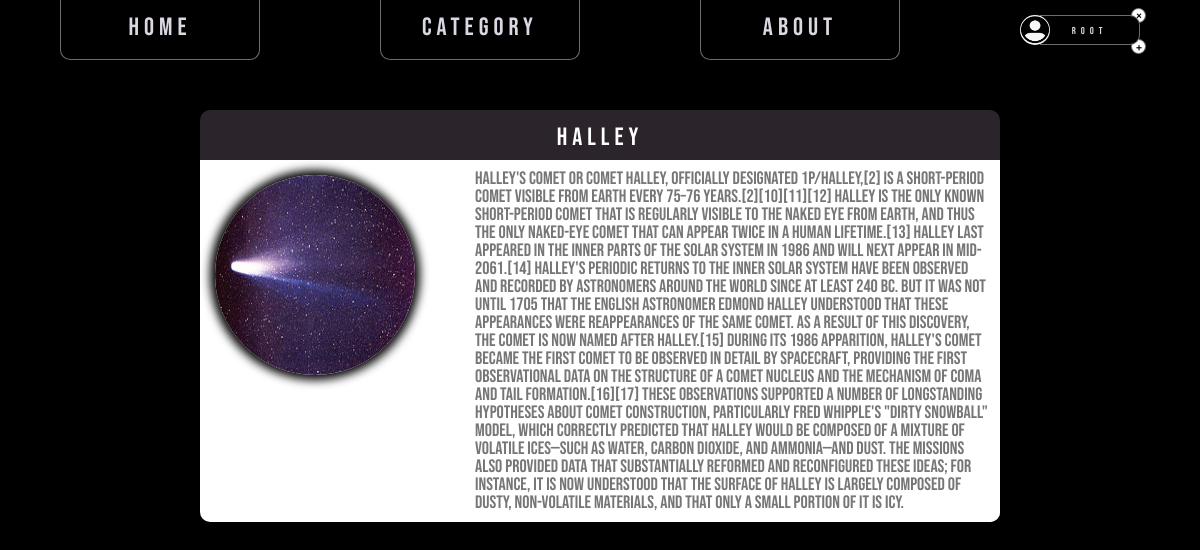
The page /category/info/halley/ (signed in) on the database its author committed.
### planets/models.py (models this page shows, shortened)
class Planets(models.Model):
    title = models.CharField(max_length=255)
    slug = models.SlugField(max_length=255, unique=True, db_index=True)
    content = models.TextField(blank=True)
    photo = models.ImageField(upload_to='photos/%Y/%m/%d/')
    is_published = models.BooleanField(default=True)
    cat = models.ForeignKey('Category', on_delete=models.PROTECT)

### planets/views.py (the view)
# urls.py: path('category/info/<slug:cos_slug>/', Show_post.as_view(), name='info'),
class Show_post(ListView):
    model = Planets
    template_name = 'planets/show_post.html'
    context_object_name = 'post'
    slug_url_kwarg = 'cos_slug'
    def get_queryset(self):
        return Planets.objects.filter(slug=self.kwargs['cos_slug'], is_published=True)
    def get_context_data(self, **kwargs):
        context = super().get_context_data(**kwargs)
        context['title'] = self.kwargs['cos_slug']
        context['menu'] = menu
        return context

### planets/templates/planets/show_post.html
{% extends 'planets/base.html' %}
{% block content %}
    {% for p in post %}
    <div class="content-post">
        <div class="content-post__planets">
            <div class="content-post__planets__name">{{ p.title }}</div>
            <div class="content-post__planets__info">
                <img class="content-post__planets__info content-post__planets__info_foto" src="{{ p.photo.url }}" alt="Sorry" width="200px" height="200px" />
                <div class="content-post__planets__info content-post__planets__info_cat-id">{{ p.content }}</div>
            </div>
        </div>
    </div>
    {% endfor %}
{% endblock %}

### planets/templates/planets/base.html (shortened to what this page needs)
{% load static %}
<!DOCTYPE html>
<html lang="ru">
<head>
    <link type="text/css" href="{% static 'planets/css/style.css' %}" rel="stylesheet" />
</head>
<body>
    <div class="menu">
        <ul class="menu__link">
            {% for m in menu%}
            <li>
                <a href="{% url m.url_name %}" class="menu__link menu__link_home">{{ m.title }}</a>
            </li>
            {% endfor %}
            {% if request.user.is_authenticated %}
            <li><a href="{% url 'logout' %}" class="menu__link__exit"><span class="menu__link__exit menu__link__exit_cross">×</span></a>
            <a href="{% url 'user' %}" class="menu__link__foto"><img class="menu__link__foto menu__link__foto_png" src="{% static 'planets/images/user.png' %}" alt="Sorry"/><span class="menu__link__foto menu__link__foto_text">{{ user.username }}</span></a>
            <a href="{% url 'add_page' %}" class="menu__link__add"><span class="menu__link__add menu__link__add_plus">+</span></a>
            {% endif %}
        </ul>
    </div>
    {% block content %}
    {% endblock %}
</body>
</html>

### planets/static/planets/css/style.css (style rules this page uses)
* { padding: 0; margin: 0; border: 0; }
*, *:before, *:after { -moz-box-sizing: border-box; -webkit-box-sizing: border-box; box-sizing: border-box; }
html, body { height: 100%; width: 100%; font-size: 100%; line-height: 1; font-size: 14px; -ms-text-size-adjust: 100%; -moz-text-size-adjust: 100%; -webkit-text-size-adjust: 100%; }
a, a:visited { text-decoration: none; }
ul li { list-style: none; }
img { vertical-align: top; }
body { background-color: black; }
.menu { -webkit-box-shadow: 0 0 10px 5px black; box-shadow: 0 0 10px 5px black; }
.menu__link { background-color: black; height: 60px; display: -webkit-box; display: -ms-flexbox; display: flex; -ms-flex-pack: distribute; justify-content: space-around; font-size: 25px; color: #ddd8e3fe; font-family: 'Bebas Neue'; letter-spacing: 5px; text-align: center; }
.menu__link_home { padding: 15px 0 0 0; width: 200px; border: 1px solid #6d6d6e; border-top: none; border-radius: 0 0 10px 10px; }
.menu__link__foto { display: -webkit-box; display: -ms-flexbox; display: flex; color: #ddd8e3fe; height: 30px; border-radius: 10px; }
.menu__link__foto_png { border-radius: 50%; border: none; width: 30px; height: 30px; position: relative; z-index: 2; }
.menu__link__foto_text { position: relative; z-index: 1; background-color: black; display: block; font-size: 10px; margin: 0 0 0 -10px; border: 1px solid #6d6d6e; border-left: none; padding: 10px 0 0 0; border-radius: 0 10px 10px 0; width: 100px; height: 30px; }
.menu__link__exit { display: block; width: 15px; height: 15px; margin-left: auto; position: relative; z-index: 0; left: 3px; top: 4px; }
.menu__link__exit_cross { color: black; font-size: 15px; border: 1px solid #6d6d6e; border-radius: 50%; padding: 0 0 0 4px; background-color: white; }
.menu__link__add { display: block; width: 15px; height: 15px; margin-left: auto; position: relative; z-index: 0; }
.menu__link__add_plus { color: black; font-size: 15px; border: 1px solid #6d6d6e; border-radius: 50%; padding: 1px 0 0 4px; background-color: white; left: 6px; bottom: 6px; }
.content-post { margin: 50px 200px 0 200px; }
.content-post__planets__name { color: white; background-color: #2b252b; height: 50px; text-align: center; padding: 15px 0 0 0; border-radius: 10px 10px 0 0; letter-spacing: 5px; font-family: 'Bebas Neue'; font-size: 25px; }
.content-post__planets__info { display: -webkit-box; display: -ms-flexbox; display: flex; border-radius: 0 0 10px 10px; background-color: white; }
.content-post__planets__info_cat-id { color: #777578; font-family: 'Bebas Neue'; padding: 10px; font-size: 18px; }
.content-post__planets__info_foto { margin: 15px 50px 0 15px; border-radius: 50%; -webkit-box-shadow: 0 0 10px 5px black; box-shadow: 0 0 10px 5px black; }

### rows shown on the page
Planets: title "Halley", photo (picture), content "Halley's Comet or Comet Halley, officially designated 1P/Halley,[2] is a short-period comet visible from Earth every 75–76 years.[2][10][11][12] Halley is the only known short-period comet that is regularly visible to the naked eye from Earth, and thus the only naked-eye comet that can appear twice in a human lifetime.[13] Halley last appeared in the inner parts of the Solar System in 1986 and will next appear in mid-2061.[14] Halley's periodic returns to the inner Solar System have been observed and recorded by astronomers around the world since at least 240 BC. But it was not until 1705 that the English astronomer Edmond Halley understood that these appearances were reappearances of the…"

### other values the page prints
{{ m.title }} "Home" "Category" "About"
{{ user.username }} "root"
